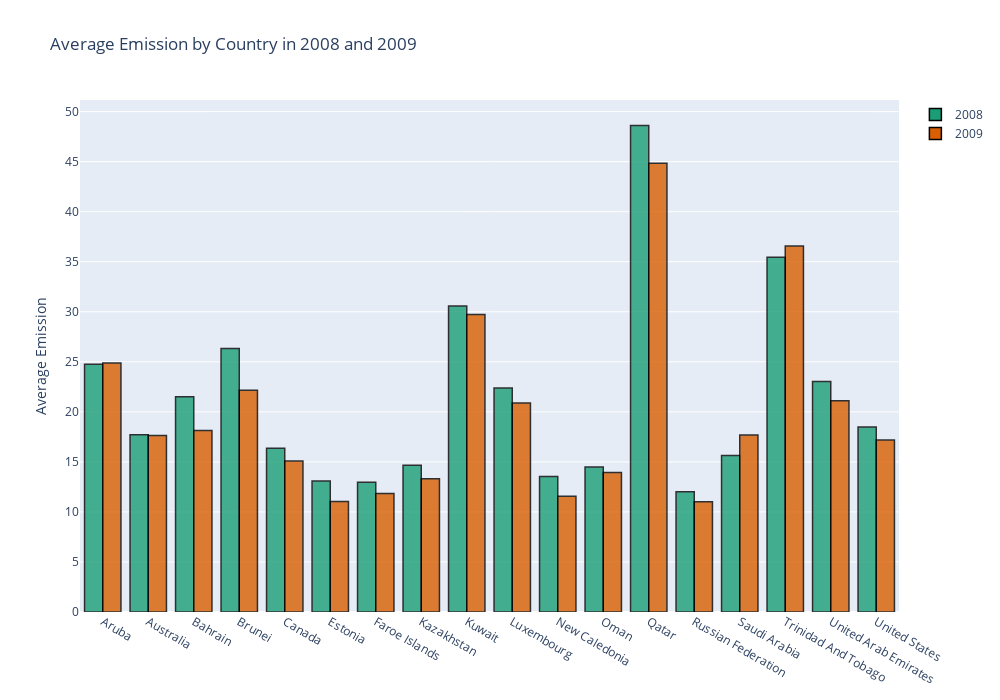

The notebook cell saved with this chart:
### Code cell
import plotly.graph_objects as go
import plotly.colors as py_colors

# Select high emission countries for 2008
high_emission_countries = emission_2008[emission_2008['Emission'] > 12]['Country'].values

# Filter data for high emission countries
high_emission_data = df[df['Country'].isin(high_emission_countries)]

# Pivot the data to have countries as index and years as columns
top_countries = high_emission_data.pivot_table(values='Emission', index='Country', columns='Year')

# Define color schemes
colors2 = py_colors.qualitative.Dark2

# Create bar traces for each year
trace1 = go.Bar(
    x=top_countries.index, 
    y=top_countries[2008], 
    name='2008', 
    marker=dict(color=colors2[0], opacity=0.8, line=dict(color='rgb(0,0,0)', width=1.5))
)
trace2 = go.Bar(
    x=top_countries.index, 
    y=top_countries[2009],
    name='2009', 
    marker=dict(color=colors2[1], opacity=0.8, line=dict(color='rgb(0,0,0)', width=1.5))
)

# Combine traces
data = [trace1, trace2]

# Define layout
layout = go.Layout(
    title='Average Emission by Country in 2008 and 2009',
    yaxis=dict(title='Average Emission', dtick=5.0),
    barmode='group',
    height=700, 
    width=1000
)

# Create the figure
fig = go.Figure(data=data, layout=layout)

# Display the plot
fig.show()

### Figure 1 — Plotly figure (JSON) as saved in the notebook; plotly's stock layout.template omitted (floating-point values rounded to 4 significant figures)
{"data": [{"marker": {"color": "rgb(27,158,119)", "line": {"color": "rgb(0,0,0)", "width": 1.5}, "opacity": 0.8}, "name": "2008", "type": "bar", "x": ["Aruba", "Australia", "Bahrain", "Brunei", "Canada", "Estonia", "Faroe Islands", "Kazakhstan", "Kuwait", "Luxembourg", "New Caledonia", "Oman", "Qatar", "Russian Federation", "Saudi Arabia", "Trinidad And Tobago", "United Arab Emirates", "United States"], "y": [24.75, 17.7, 21.52, 26.34, 16.37, 13.08, 12.97, 14.66, 30.58, 22.39, 13.53, 14.48, 48.6, 12.02, 15.64, 35.46, 23.03, 18.49]}, {"marker": {"color": "rgb(217,95,2)", "line": {"color": "rgb(0,0,0)", "width": 1.5}, "opacity": 0.8}, "name": "2009", "type": "bar", "x": ["Aruba", "Australia", "Bahrain", "Brunei", "Canada", "Estonia", "Faroe Islands", "Kazakhstan", "Kuwait", "Luxembourg", "New Caledonia", "Oman", "Qatar", "Russian Federation", "Saudi Arabia", "Trinidad And Tobago", "United Arab Emirates", "United States"], "y": [24.88, 17.63, 18.14, 22.15, 15.09, 11.05, 11.84, 13.31, 29.72, 20.88, 11.57, 13.93, 44.84, 11.03, 17.69, 36.57, 21.1, 17.19]}], "layout": {"barmode": "group", "height": 700, "title": {"text": "Average Emission by Country in 2008 and 2009"}, "width": 1000, "yaxis": {"dtick": 5, "title": {"text": "Average Emission"}}}}
